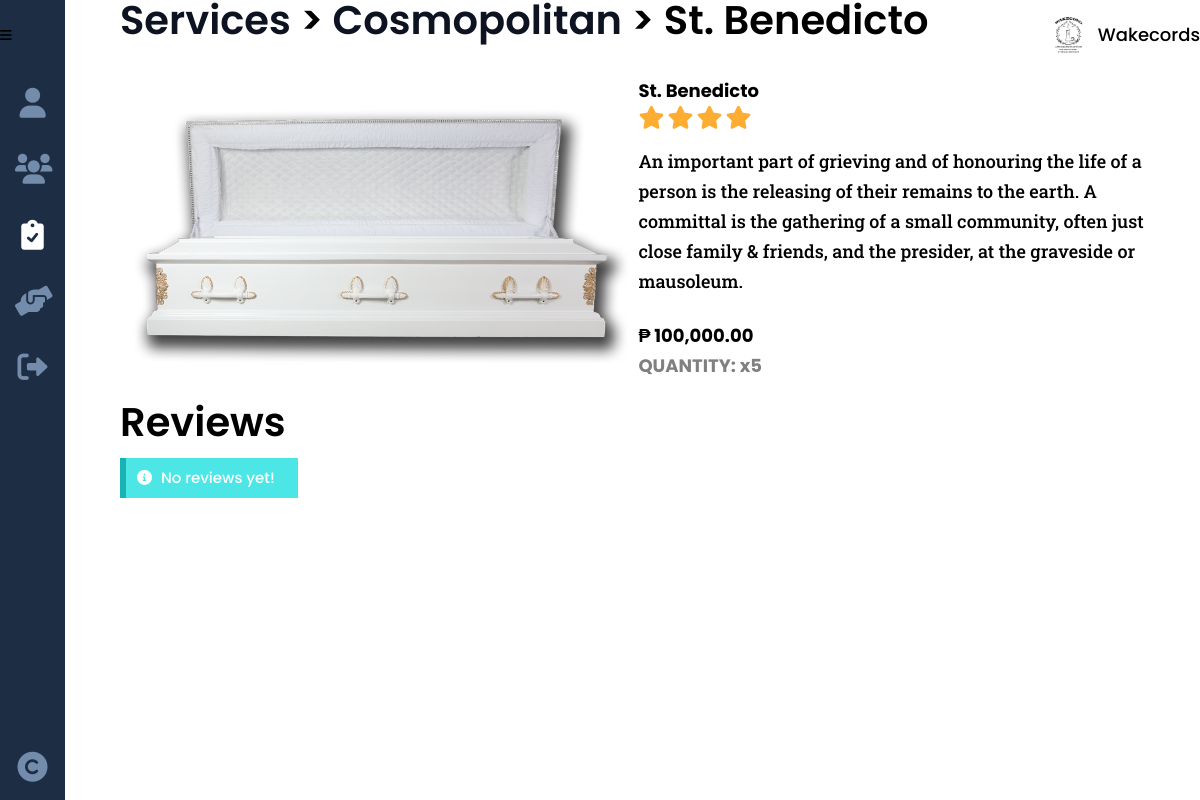
The page /funeral_tradition_this.php?service_id=9&id=1 on the database as committed earlier.
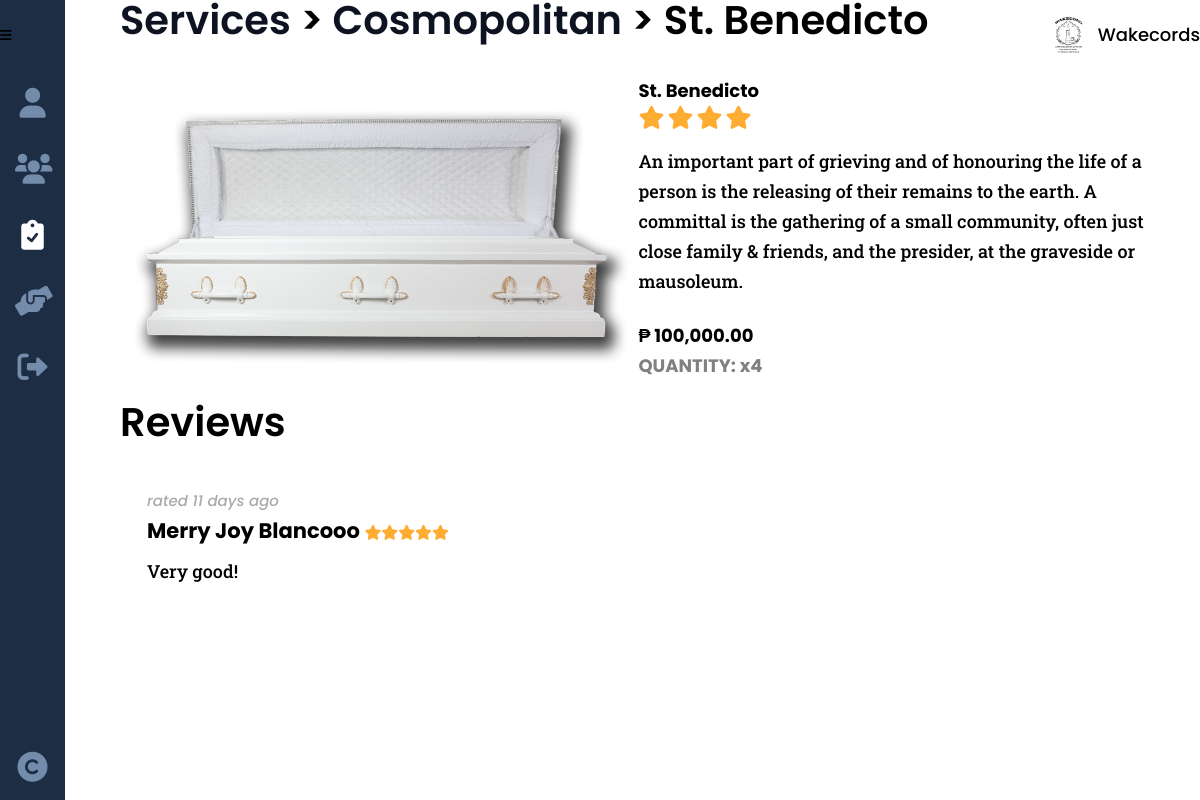
The same page on the database as committed later.
### tables this page shows
CREATE TABLE `funeral` (
  `service_id` int(8) NOT NULL,
  `funeral_name` varchar(50) NOT NULL,
  `funeral_type` varchar(20) NOT NULL
);

CREATE TABLE `services` (
  `service_id` int(8) NOT NULL,
  `provider_id` int(8) NOT NULL,
  `service_type` varchar(20) NOT NULL,
  `service_desc` varchar(500) NOT NULL,
  `service_cost` decimal(9,2) NOT NULL,
  `service_qty` int(2) NOT NULL,
  `service_img` varchar(100) NOT NULL,
  `service_status` varchar(10) NOT NULL
);

CREATE TABLE `feedback` (
  `feedback_id` int(8) NOT NULL,
  `seeker_id` int(8) NOT NULL,
  `service_id` int(8) NOT NULL,
  `feedback_star` int(8) NOT NULL,
  `feedback_comments` varchar(250) DEFAULT NULL,
  `feedback_date` date NOT NULL
);

CREATE TABLE `seeker` (
  `seeker_id` int(8) NOT NULL,
  `seeker_fname` varchar(25) NOT NULL,
  `seeker_mi` char(1) DEFAULT NULL,
  `seeker_lname` varchar(25) NOT NULL,
  `seeker_address` varchar(100) DEFAULT NULL,
  `seeker_phone` varchar(11) DEFAULT NULL,
  `seeker_status` varchar(10) DEFAULT NULL,
  `seeker_email` varchar(50) NOT NULL,
  `seeker_pass` varchar(100) NOT NULL
);

### others/db.php (called while the page is built, shortened)
<?php
	class DB
	{
		static $hostname = "localhost";
		static $dbname = "wakecords";
		static $username  = "root";
		static $password = "";
		public static function query($sql, $params=array(), $transactType)
		{
			$rows = array();
			try
			{
				$db = new PDO("mysql:host=". self::$hostname ."; dbname=". self::$dbname,  self::$username,  self::$password);
				$db->setAttribute(PDO::ATTR_ERRMODE, PDO::ERRMODE_EXCEPTION);
				$cmd = $db->prepare($sql);
				$cmd->execute($params);
				if($transactType == "READ")
					$rows = $cmd->fetchAll();
				else
					$rows = $db->lastInsertId();
			}
			catch(PDOException $e)
			{
				echo $e->getMessage();
			}
			return $rows;
		}
	}

### funeral_tradition_this.php (the view, shortened to what this page needs)
<?php
	include("others/functions.php");
	include("others/head.php");
	$provider = read("provider", ["provider_id"], [$_GET['id']]);
	$provider = $provider[0];
?>
<body>
	<div class="container">
		<?php include("others/header.php"); ?>
		<div class="banner">
			<?php
			$this_page = "services";
			include("others/sidebar.php"); ?>
			<section class="banner-con">
				<div class="wrapper">
					<div class="banner-div">
						<?php
							$service = DB::query("SELECT * FROM services s JOIN funeral f ON s.service_id = f.service_id WHERE s.service_id=?", array($_GET['service_id']), "READ");
							$service = $service[0];
							if(isset($_SESSION['provider'])){
								$service_link = "services.php";
								$a_link = "services.php";
							}
							else {
								$service_link = "funeral.php";
								$a_link = "funeral_tradition.php";
							}
							echo "
							<h2><a href='{$service_link}'>Services</a> <span>> <a href='{$a_link}?id={$provider['provider_id']}'>{$provider['provider_company']}</a> > {$service['funeral_name']}</span></h2>
							";
						?>
						<div class="banner-cards trad">
							<?php
								echo "
								<img class='card-img' src='images/providers/".$service['service_type']."/".$service['provider_id']."/".$service['service_img']."'>
								<div class='card-div'>
									<div>
										<h3>".$service['funeral_name']."
											<span>
												<i class='fa-solid fa-star stars-big'></i>
												<i class='fa-solid fa-star stars-big'></i>
												<i class='fa-solid fa-star stars-big'></i>
												<i class='fa-solid fa-star stars-big'></i>
											</span>
										</h3>
										<p>
											".$service['service_desc']."
										</p>
										<div class='card-price trad'>₱ ".number_format($service['service_cost'], 2, '.', ',')."</div>
								";
								if(isset($_SESSION['seeker'])){
								echo "
										<form method='post'>
											<div>
												<label for='cbomaxqty'>Quantity: </label>
												<select name='cbomaxqty' required>
								";
													for($i=1;$i<=$service['service_qty'];$i++)
														echo "<option value='".$i."'>".$i."</option>";
								echo "
												</select>
											</div>
											<button type='submit' name='btnadd' class='btn trad' onclick=\"return confirm('Are you sure you want to add this to cart?');\">Book</button>
										</form>
								";
								}
								else {
									echo "
									<h4 style='color:gray'>QUANTITY: x{$service['service_qty']}</h4>
									";
								}
								echo "
									</div>
								</div>
								";
							?>
						</div>
						<div class="banner-ratings" id="ratings">
							<h2>Reviews</h2>
							<div class="ratings-con">
							<?php
							$ratings = read("feedback", ["service_id"], [$_GET['service_id']]);
							if(count($ratings)>0){
								foreach($ratings as $result){
									$seeker = read("seeker", ["seeker_id"], [$result['seeker_id']]);
									$seeker = $seeker[0];
									$days = (strtotime(date('Y-m-d')) - strtotime(date($result['feedback_date']))) /60/60/24;
									echo "
									<div class='rate'>
									";
									if($days == 0) {
										echo "
										<span>
											<mark class='mark-style no-cursor'>new ratings</mark>
										</span>
										";
									}
									else {
										echo "
										<span class='gray-italic'>
											rated ".$days." days ago
										</span>
										";
									}
									echo "
										<h3>{$seeker['seeker_fname']} {$seeker['seeker_lname']}
											<span>
												".display_stars($result['feedback_star'])."
											</span>
										</h3>
										<p>{$result['feedback_comments']}</p>
									</div>
									";
								}
							}
							else messaging("notify", "No reviews yet!");
							?>
							</div>
						</div>
					</div>
				</div>
			</section>
		</div>
	</div>
<?php include("others/footer-js.php"); ?>

### others/head.php (shortened to what this page needs)
<!DOCTYPE html>
<html lang="en">
<head>
	<link href="https://cdnjs.cloudflare.com/ajax/libs/font-awesome/6.0.0/css/all.min.css" rel="stylesheet">
	<link rel="stylesheet" href="https://unpkg.com/open-props"/>
	<link rel="stylesheet" href="css/style.css">
</head>

### others/header.php (shortened to what this page needs)
<div class="header">
	<button class="header-btn" data-menu-icon>
		<i class="fa-solid fa-bars"></i>
	</button>
	<picture>
		<?php
			if(isset($_SESSION['provider'])){
				$provider = read("provider", ["provider_id"], [$_SESSION['provider']]);
				$provider = $provider[0];
				if(empty($provider['provider_logo'])){
		?>
				<svg xmlns="http://www.w3.org/2000/svg" viewBox="0 0 640 512"><path d="M425.1 482.6c-2.303-1.25-4.572-2.559-6.809-3.93l-7.818 4.493c-6.002 3.504-12.83 5.352-19.75 5.352c-10.71 0-21.13-4.492-28.97-12.75c-18.41-20.09-32.29-44.15-40.22-69.9c-5.352-18.06 2.343-36.87 17.83-45.24l8.018-4.669c-.0664-2.621-.0664-5.242 0-7.859l-7.655-4.461c-12.3-6.953-19.4-19.66-19.64-33.38C305.6 306.3 290.4 304 274.7 304H173.3C77.61 304 0 381.7 0 477.4C0 496.5 15.52 512 34.66 512H413.3c5.727 0 10.9-1.727 15.66-4.188c-2.271-4.984-3.86-10.3-3.86-16.06V482.6zM224 256c70.7 0 128-57.31 128-128S294.7 0 224 0C153.3 0 96 57.31 96 128S153.3 256 224 256zM610.5 373.3c2.625-14 2.625-28.5 0-42.5l25.75-15c3-1.625 4.375-5.125 3.375-8.5c-6.75-21.5-18.25-41.13-33.25-57.38c-2.25-2.5-6-3.125-9-1.375l-25.75 14.88c-10.88-9.25-23.38-16.5-36.88-21.25V212.3c0-3.375-2.5-6.375-5.75-7c-22.25-5-45-4.875-66.25 0c-3.25 .625-5.625 3.625-5.625 7v29.88c-13.5 4.75-26 12-36.88 21.25L394.4 248.5c-2.875-1.75-6.625-1.125-9 1.375c-15 16.25-26.5 35.88-33.13 57.38c-1 3.375 .3751 6.875 3.25 8.5l25.75 15c-2.5 14-2.5 28.5 0 42.5l-25.75 15c-3 1.625-4.25 5.125-3.25 8.5c6.625 21.5 18.13 41 33.13 57.38c2.375 2.5 6 3.125 9 1.375l25.88-14.88c10.88 9.25 23.38 16.5 36.88 21.25v29.88c0 3.375 2.375 6.375 5.625 7c22.38 5 45 4.875 66.25 0c3.25-.625 5.75-3.625 5.75-7v-29.88c13.5-4.75 26-12 36.88-21.25l25.75 14.88c2.875 1.75 6.75 1.125 9-1.375c15-16.25 26.5-35.88 33.25-57.38c1-3.375-.3751-6.875-3.375-8.5L610.5 373.3zM496 400.5c-26.75 0-48.5-21.75-48.5-48.5s21.75-48.5 48.5-48.5c26.75 0 48.5 21.75 48.5 48.5S522.8 400.5 496 400.5z"/></svg>
		<?php
				}
				else echo "<img class='header-logo' src='images/providers/".$provider['provider_type']."/".$_SESSION['provider']."/".$provider['provider_logo']."' >";
			}
			else echo "<img class='header-logo' src='images/main-logo.png'>";
		?>
		<div>Wakecords</div>
	</picture>
</div>

### others/sidebar.php (shortened to what this page needs)
<ul class="sidebar " data-sidebar>
  <li class="sidebar-list">
    <a class="sidebar-link <?php echo ($this_page == 'profile')?'active':''; ?>" href="profile.php" title="Profile">
      <i class="fa-solid fa-user"></i>
    </a>
  </li>
  <?php
    if(user_type() == "admin"){
  ?>
  <li class="sidebar-list">
    <a class="sidebar-link <?php echo ($this_page == 'users')?'active':''; ?>" href="admin_users.php" title="Feedback">
      <i class="fa-solid fa-users"></i>
    </a>
  </li>
  <?php
    }
  ?>
  <li class="sidebar-list">
    <?php
      if(user_type() == "seeker"){
    ?>
      <a class="sidebar-link <?php echo ($this_page == 'services')?'active':''; ?>" href="get_started.php" title="Services">
        <i class="fa-solid fa-clipboard-check"></i>
        <div>Get Started</div>
      </a>
    <?php
      } elseif(user_type() == "admin") {
    ?>
      <a class="sidebar-link <?php echo ($this_page == 'services')?'active':''; ?>" href="funeral.php" title="Services">
        <i class="fa-solid fa-clipboard-check"></i>
      </a>
    <?php
      }
    ?>
  </li>
  <li class="sidebar-list">
    <?php
    if(user_type() == 'admin'){
      $link = "<a class='sidebar-link ";
      $link .= ($this_page == 'transact')?'active':'';
      $link .= "' href='purchase.php' title='Transactions'>";
    }
    echo $link;
    ?>
      <i class="fas fa-hands-helping"></i>
    </a>
  </li>
  <li class="sidebar-list">
    <a class="sidebar-link" href="logout.php" title="Logout" onclick='return confirm("Are you sure you want to logout?");'>
      <i class="fa-solid fa-right-from-bracket"></i>
    </a>
  </li>
  <li class="sidebar-list">
    <a class="sidebar-link">
      <i class="fa-solid fa-copyright"></i>
    </a>
  </li>
</ul>

### others/functions.php (shortened to what this page needs)
<?php
	require_once("others/db.php");
	function display_stars($stars){
		$text = "";
		while($stars > 0){
			$text .= "<i class='fa-solid fa-star stars'></i>";
			$stars--;
		}
		return $text;
	}
	function messaging($type, $msg){
		switch($type){
			case "notify":
				echo "<div class='note blue'><i class='fa-solid fa-circle-info'></i> ".$msg."</div>";
			break;
		}
	}
	function read($table, $attr=[], $data=[]){
		if(count($attr) == 1){
			return DB::query("SELECT * FROM ".$table." WHERE ".$attr[0]."=?", array($data[0]), "READ");
		}
	}
	function user_type(){
		return "admin";
	}

### others/footer-js.php (shortened to what this page needs)
</body>
</html>

### css/style.css (style rules this page uses)
:root { --dark-blue:#0d1321; --light-blue:#1d2d44; --pale-blue:#3e5c76; --light-gray:#748cab; --gray: #ccc; --peach:#f0ebd8; --header-height:70px; --red: hsl(0,100%,40%); --green: hsl(133, 75%, 30%); --blue: hsl(180, 75%, 40%); --em-1: 1em; --rem-1: 1rem; }
* { padding:0;margin:0;box-sizing:border-box;resize:none;outline:none;border:none;text-decoration:none;list-style:none; }
body { font:500 18px/30px Poppins,sans-serif; }
.wrapper { width:90%;margin:0 auto 0 120px;padding-bottom:var(--size-8); }
section, main { padding:100px 0;background:#fff; }
h1,h2 { line-height:100%;margin-bottom:40px;position:relative; }
h2 { margin-bottom:var(--rem-1); }
h3 { margin-bottom:10px;position:relative; }
h2 { font-size:40px;font-weight:600; }
h2 a { display:inline-block;position:relative;color:var(--dark-blue); }
h2 a:after { content:"";position:absolute;width:100%;transform:scaleX(0);height:2px;bottom:0;left:0;background-color:var(--light-blue);transform-origin:bottom right;transition:transform 0.25s ease-out; }
p { font-family:Roboto Slab,serif;margin-bottom:25px; }
.stars { font-size:15px;color:#ffac33; }
.stars-big { font-size:23px;color:#ffac33; }
.gray-italic { font-style:italic;color:#aaa;font-size:15px; }
.header { display:flex;justify-content:space-between;box-shadow:var(--shadow-4);padding:var(--size-3);position:fixed;width:100%;height:var(--header-height);background:var(--gray-4);align-items:center;z-index:100; }
img.header-logo { width:40px;height:40px; }
button.header-btn { background:none; }
button.header-btn i { font-size:var(--size-7); }
.header picture { display:flex;justify-content:space-between;align-items:center;column-gap:10px; }
.sidebar { min-width:65px;overflow:hidden;padding-top:var(--header-height);transition: min-width 100ms ease-out;position:fixed;background:var(--light-blue);height:100%;display:flex;flex-flow:column;z-index:99; }
.sidebar-list:last-child { margin-top:auto; }
.sidebar-link { display:flex;align-items:center;justify-content:center;margin:1em 0;color:var(--light-gray); }
.sidebar-link.active { color:#fff; }
.sidebar-link i { width:35px;font-size:30px;text-align:center; }
.banner-con { width:100%;padding:0; }
.banner-div { height:100%;padding-top:var(--size-11);position:relative;margin-bottom:var(--em-1); }
.banner-div h2 span { font-size:var(--size-5); }
.banner-cards { display:flex;column-gap:var(--size-5);flex-wrap:wrap; }
.banner-cards.trad { margin-bottom:var(--size-5); }
.banner-cards img { width:100%; }
.banner-cards h3, .banner-cards p { padding-inline:var(--size-3); }
.banner-cards h3 span { display:block;font-size:15px;color:var(--yellow-6); }
.banner-cards.trad h3 { font-size:var(--size-7); }
.banner-cards.trad h3, .banner-cards.trad p { padding-inline:0; }
.banner-cards p { font-size:var(--size-3); }
.banner-cards .card-price { font-size:var(--size-5);font-weight:bold;margin-bottom:30px;width:100%;text-align:center; }
.banner-cards .card-price.trad { text-align:left;margin-bottom:var(--size-5); }
.banner-cards .card-img { width:48%; }
.banner-cards .card-div { width:48%;display:flex;align-items:center; }
.ratings-con .rate { display:inline-block;width:350px;max-width:50%;margin:.5em;padding:1em;min-height:auto;vertical-align:top;box-shadow:var(--shadow-4);border-radius:5px; }
.ratings-con .rate p { margin-bottom:0; }
.note { padding:5px 23px 5px 12px;color:#fff;position:relative;overflow:hidden;width:fit-content;margin-bottom:var(--size-2);font-size:15px; }
.note i { margin-inline:5px; }
.note:before { content:"";position:absolute;background:hsl(0,100%,40%);width:6px;height:100%;top:0;left:0; }
.note.blue:before { background:hsl(180, 75%, 40%); }
.note.blue { background:hsl(180, 75%, 60%); }

Rows that differ between the two databases and show on the page:
changed through a linked row, funeral "St. Benedicto": service_id.service_qty "5" → "4"
added feedback: feedback_date "11", seeker.seeker_fname "Merry Joy", seeker.seeker_lname "Blancooo", feedback_star 5 (drawn), feedback_comments "Very good!"
Other text that changed with them:
$msg: "No reviews yet!" → (not shown)
